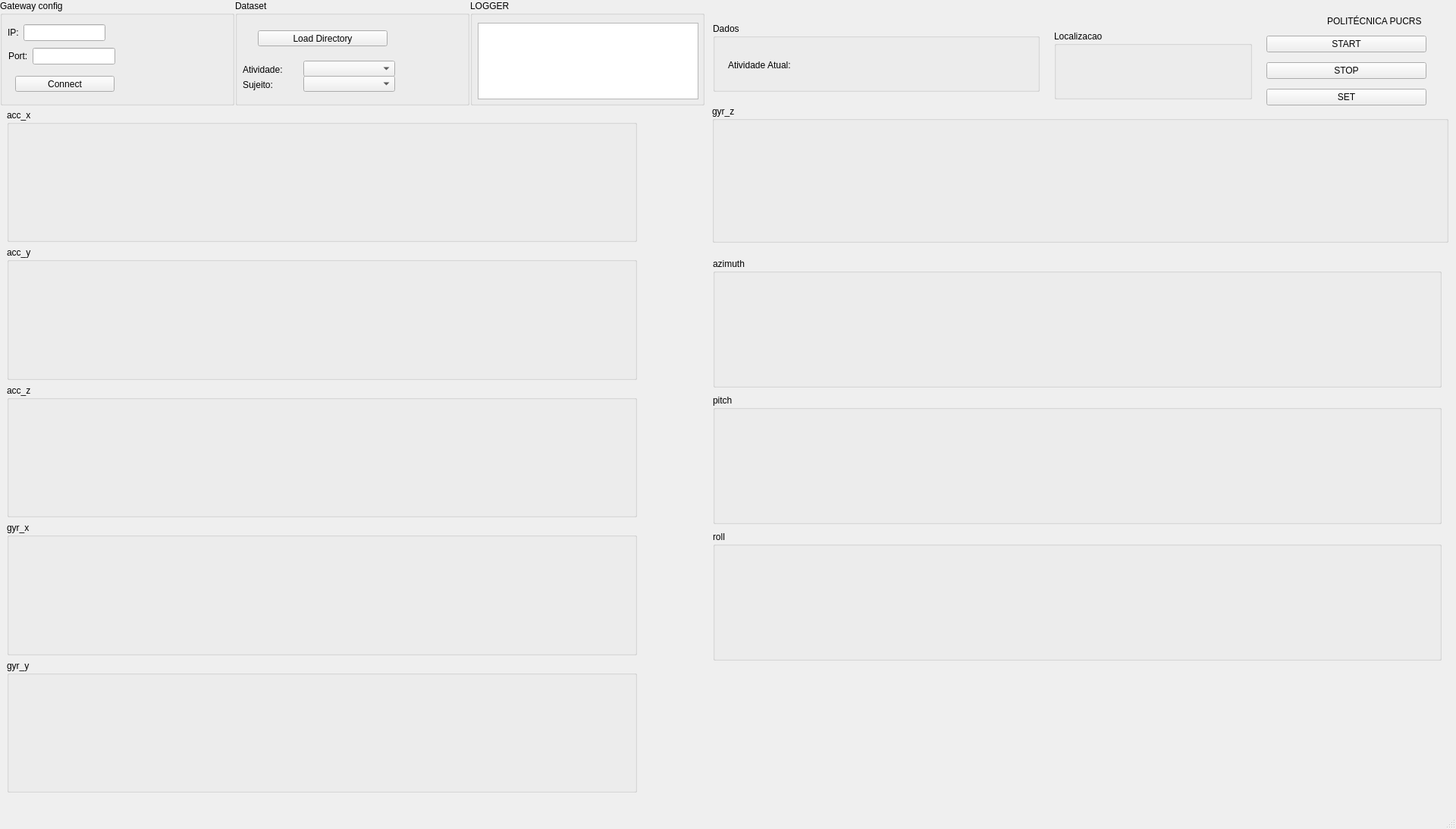
<?xml version="1.0" encoding="UTF-8"?>
<ui version="4.0">
 <class>MainWindow</class>
 <widget class="QMainWindow" name="MainWindow">
  <property name="geometry">
   <rect>
    <x>0</x>
    <y>0</y>
    <width>1920</width>
    <height>1093</height>
   </rect>
  </property>
  <property name="windowTitle">
   <string>MainWindow</string>
  </property>
  <widget class="QWidget" name="centralwidget">
   <widget class="QGroupBox" name="groupBox_2">
    <property name="geometry">
     <rect>
      <x>310</x>
      <y>0</y>
      <width>309</width>
      <height>139</height>
     </rect>
    </property>
    <property name="title">
     <string>Dataset</string>
    </property>
    <widget class="QPushButton" name="loadDirectory">
     <property name="geometry">
      <rect>
       <x>30</x>
       <y>40</y>
       <width>171</width>
       <height>21</height>
      </rect>
     </property>
     <property name="text">
      <string>Load Directory</string>
     </property>
    </widget>
    <widget class="QComboBox" name="directoryBox">
     <property name="geometry">
      <rect>
       <x>90</x>
       <y>80</y>
       <width>121</width>
       <height>21</height>
      </rect>
     </property>
    </widget>
    <widget class="QComboBox" name="patientBox">
     <property name="geometry">
      <rect>
       <x>90</x>
       <y>100</y>
       <width>121</width>
       <height>21</height>
      </rect>
     </property>
    </widget>
    <widget class="QLabel" name="sujeitoLabel">
     <property name="geometry">
      <rect>
       <x>10</x>
       <y>100</y>
       <width>61</width>
       <height>24</height>
      </rect>
     </property>
     <property name="text">
      <string>Sujeito:</string>
     </property>
    </widget>
    <widget class="QLabel" name="atividadeLabel">
     <property name="geometry">
      <rect>
       <x>10</x>
       <y>80</y>
       <width>71</width>
       <height>24</height>
      </rect>
     </property>
     <property name="text">
      <string>Atividade:</string>
     </property>
    </widget>
   </widget>
   <widget class="QGroupBox" name="groupBox_6">
    <property name="geometry">
     <rect>
      <x>940</x>
      <y>30</y>
      <width>431</width>
      <height>91</height>
     </rect>
    </property>
    <property name="title">
     <string>Dados</string>
    </property>
    <widget class="QLabel" name="labelTipoAtividade">
     <property name="geometry">
      <rect>
       <x>20</x>
       <y>30</y>
       <width>91</width>
       <height>51</height>
      </rect>
     </property>
     <property name="text">
      <string>Atividade Atual:</string>
     </property>
    </widget>
    <widget class="QLabel" name="labelAtividadeDado">
     <property name="geometry">
      <rect>
       <x>120</x>
       <y>30</y>
       <width>301</width>
       <height>51</height>
      </rect>
     </property>
     <property name="text">
      <string/>
     </property>
    </widget>
   </widget>
   <widget class="QWidget" name="layoutWidget_3">
    <property name="geometry">
     <rect>
      <x>1670</x>
      <y>40</y>
      <width>211</width>
      <height>108</height>
     </rect>
    </property>
    <layout class="QVBoxLayout" name="verticalLayout">
     <item>
      <widget class="QPushButton" name="startbutton">
       <property name="text">
        <string>START</string>
       </property>
      </widget>
     </item>
     <item>
      <widget class="QPushButton" name="stopbutton">
       <property name="text">
        <string>STOP</string>
       </property>
      </widget>
     </item>
     <item>
      <widget class="QPushButton" name="SET">
       <property name="text">
        <string>SET</string>
       </property>
      </widget>
     </item>
    </layout>
   </widget>
   <widget class="QGroupBox" name="groupBox">
    <property name="geometry">
     <rect>
      <x>620</x>
      <y>0</y>
      <width>309</width>
      <height>139</height>
     </rect>
    </property>
    <property name="title">
     <string>LOGGER</string>
    </property>
    <widget class="QPlainTextEdit" name="plainTextEdit">
     <property name="geometry">
      <rect>
       <x>10</x>
       <y>30</y>
       <width>291</width>
       <height>101</height>
      </rect>
     </property>
    </widget>
   </widget>
   <widget class="QGroupBox" name="groupBox_7">
    <property name="geometry">
     <rect>
      <x>1390</x>
      <y>40</y>
      <width>261</width>
      <height>91</height>
     </rect>
    </property>
    <property name="title">
     <string>Localizacao</string>
    </property>
    <widget class="QLabel" name="labelPNG">
     <property name="geometry">
      <rect>
       <x>190</x>
       <y>30</y>
       <width>101</width>
       <height>71</height>
      </rect>
     </property>
     <property name="text">
      <string/>
     </property>
    </widget>
    <widget class="QLabel" name="lDado">
     <property name="geometry">
      <rect>
       <x>10</x>
       <y>30</y>
       <width>241</width>
       <height>51</height>
      </rect>
     </property>
     <property name="text">
      <string/>
     </property>
    </widget>
   </widget>
   <widget class="QLabel" name="labelPolitecnica">
    <property name="geometry">
     <rect>
      <x>1750</x>
      <y>20</y>
      <width>209</width>
      <height>16</height>
     </rect>
    </property>
    <property name="text">
     <string>POLITÉCNICA PUCRS</string>
    </property>
   </widget>
   <widget class="QGroupBox" name="groupBox_3">
    <property name="geometry">
     <rect>
      <x>0</x>
      <y>0</y>
      <width>309</width>
      <height>139</height>
     </rect>
    </property>
    <property name="title">
     <string>Gateway config</string>
    </property>
    <widget class="QPushButton" name="connectbutton">
     <property name="geometry">
      <rect>
       <x>20</x>
       <y>100</y>
       <width>131</width>
       <height>21</height>
      </rect>
     </property>
     <property name="text">
      <string>Connect</string>
     </property>
    </widget>
    <widget class="QWidget" name="layoutWidget">
     <property name="geometry">
      <rect>
       <x>10</x>
       <y>30</y>
       <width>129</width>
       <height>26</height>
      </rect>
     </property>
     <layout class="QHBoxLayout" name="horizontalLayout">
      <item>
       <widget class="QLabel" name="iplabel">
        <property name="text">
         <string>IP:</string>
        </property>
       </widget>
      </item>
      <item>
       <widget class="QLineEdit" name="ipTextBox"/>
      </item>
     </layout>
    </widget>
    <widget class="QWidget" name="layoutWidget_2">
     <property name="geometry">
      <rect>
       <x>11</x>
       <y>61</y>
       <width>141</width>
       <height>26</height>
      </rect>
     </property>
     <layout class="QHBoxLayout" name="horizontalLayout_2">
      <item>
       <widget class="QLabel" name="portlabel">
        <property name="text">
         <string>Port:</string>
        </property>
       </widget>
      </item>
      <item>
       <widget class="QLineEdit" name="portTextBox"/>
      </item>
     </layout>
    </widget>
   </widget>
   <widget class="QWidget" name="layoutWidget">
    <property name="geometry">
     <rect>
      <x>9</x>
      <y>144</y>
      <width>831</width>
      <height>901</height>
     </rect>
    </property>
    <layout class="QVBoxLayout" name="verticalLayout_2">
     <item>
      <widget class="QGroupBox" name="groupBox_33">
       <property name="title">
        <string>acc_x</string>
       </property>
       <widget class="QCustomPlot" name="acc_x_widget" native="true">
        <property name="geometry">
         <rect>
          <x>9</x>
          <y>19</y>
          <width>811</width>
          <height>151</height>
         </rect>
        </property>
       </widget>
      </widget>
     </item>
     <item>
      <widget class="QGroupBox" name="groupBox_34">
       <property name="title">
        <string>acc_y</string>
       </property>
       <widget class="QCustomPlot" name="acc_y_widget" native="true">
        <property name="geometry">
         <rect>
          <x>9</x>
          <y>19</y>
          <width>811</width>
          <height>151</height>
         </rect>
        </property>
       </widget>
      </widget>
     </item>
     <item>
      <widget class="QGroupBox" name="groupBox_35">
       <property name="title">
        <string>acc_z</string>
       </property>
       <widget class="QCustomPlot" name="acc_z_widget" native="true">
        <property name="geometry">
         <rect>
          <x>10</x>
          <y>30</y>
          <width>841</width>
          <height>131</height>
         </rect>
        </property>
       </widget>
      </widget>
     </item>
     <item>
      <widget class="QGroupBox" name="groupBox_36">
       <property name="title">
        <string>gyr_x</string>
       </property>
       <widget class="QCustomPlot" name="gyr_x_widget" native="true">
        <property name="geometry">
         <rect>
          <x>9</x>
          <y>29</y>
          <width>841</width>
          <height>131</height>
         </rect>
        </property>
       </widget>
      </widget>
     </item>
     <item>
      <widget class="QGroupBox" name="groupBox_37">
       <property name="title">
        <string>gyr_y</string>
       </property>
       <widget class="QCustomPlot" name="gyr_y_widget" native="true">
        <property name="geometry">
         <rect>
          <x>2</x>
          <y>21</y>
          <width>821</width>
          <height>151</height>
         </rect>
        </property>
       </widget>
      </widget>
     </item>
    </layout>
   </widget>
   <widget class="QGroupBox" name="groupBox_4">
    <property name="geometry">
     <rect>
      <x>939</x>
      <y>139</y>
      <width>971</width>
      <height>181</height>
     </rect>
    </property>
    <property name="title">
     <string>gyr_z</string>
    </property>
    <widget class="QCustomPlot" name="gyr_z_widget" native="true">
     <property name="geometry">
      <rect>
       <x>9</x>
       <y>29</y>
       <width>941</width>
       <height>131</height>
      </rect>
     </property>
    </widget>
   </widget>
   <widget class="QGroupBox" name="groupBox_5">
    <property name="geometry">
     <rect>
      <x>940</x>
      <y>340</y>
      <width>961</width>
      <height>171</height>
     </rect>
    </property>
    <property name="title">
     <string>azimuth</string>
    </property>
    <widget class="QCustomPlot" name="azimuth_widget" native="true">
     <property name="geometry">
      <rect>
       <x>9</x>
       <y>29</y>
       <width>941</width>
       <height>131</height>
      </rect>
     </property>
    </widget>
   </widget>
   <widget class="QGroupBox" name="groupBox_8">
    <property name="geometry">
     <rect>
      <x>940</x>
      <y>520</y>
      <width>961</width>
      <height>171</height>
     </rect>
    </property>
    <property name="title">
     <string>pitch</string>
    </property>
    <widget class="QCustomPlot" name="pitch_widget" native="true">
     <property name="geometry">
      <rect>
       <x>9</x>
       <y>29</y>
       <width>941</width>
       <height>131</height>
      </rect>
     </property>
    </widget>
   </widget>
   <widget class="QGroupBox" name="groupBox_9">
    <property name="geometry">
     <rect>
      <x>940</x>
      <y>700</y>
      <width>961</width>
      <height>171</height>
     </rect>
    </property>
    <property name="title">
     <string>roll</string>
    </property>
    <widget class="QCustomPlot" name="roll_widget" native="true">
     <property name="geometry">
      <rect>
       <x>9</x>
       <y>29</y>
       <width>941</width>
       <height>131</height>
      </rect>
     </property>
    </widget>
   </widget>
  </widget>
  <widget class="QMenuBar" name="menubar">
   <property name="geometry">
    <rect>
     <x>0</x>
     <y>0</y>
     <width>1920</width>
     <height>21</height>
    </rect>
   </property>
  </widget>
  <widget class="QStatusBar" name="statusbar"/>
 </widget>
 <customwidgets>
  <customwidget>
   <class>QCustomPlot</class>
   <extends>QWidget</extends>
   <header>qcustomplot.h</header>
   <container>1</container>
  </customwidget>
 </customwidgets>
 <resources/>
 <connections/>
</ui>
